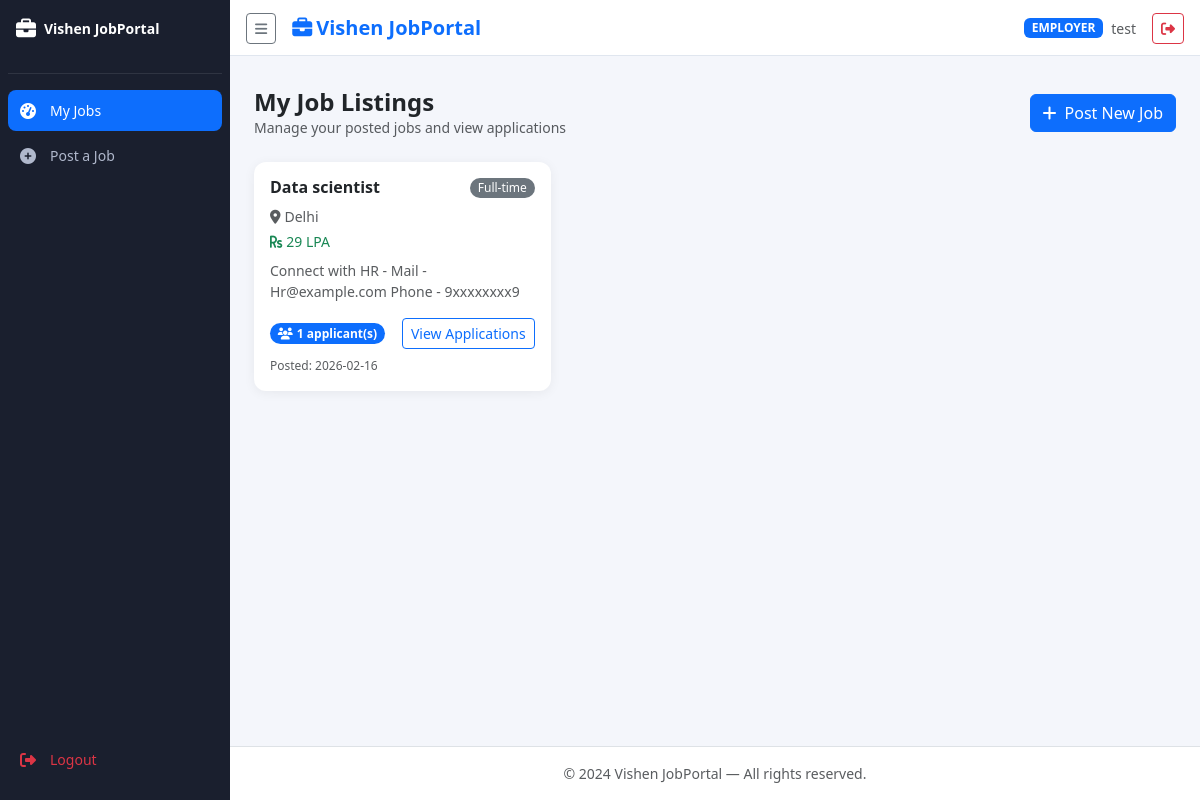
/dashboard (signed in), run on the app's committed database.
### tables this page shows
CREATE TABLE jobs (
        id INTEGER PRIMARY KEY AUTOINCREMENT,
        title TEXT NOT NULL, description TEXT NOT NULL,
        location TEXT NOT NULL, salary TEXT, job_type TEXT,
        employer_id INTEGER NOT NULL,
        created_at TIMESTAMP DEFAULT CURRENT_TIMESTAMP,
        FOREIGN KEY(employer_id) REFERENCES users(id));

### app.py (the view, shortened to what this page needs)
@app.route('/dashboard')
@login_required
def dashboard():
    role, conn = session['role'], get_db()
    if role == 'admin':
        now = datetime.now()
        periods = {'daily':now-timedelta(days=1),'weekly':now-timedelta(weeks=1),
                   'monthly':now-timedelta(days=30),'yearly':now-timedelta(days=365)}
        stats = {}
        for p,since in periods.items():
            s = since.strftime('%Y-%m-%d %H:%M:%S')
            stats[p] = {
                'jobs':conn.execute("SELECT COUNT(*) FROM jobs WHERE created_at>=?",(s,)).fetchone()[0],
                'employers':conn.execute("SELECT COUNT(*) FROM users WHERE role='employer' AND created_at>=?",(s,)).fetchone()[0],
                'jobseekers':conn.execute("SELECT COUNT(*) FROM users WHERE role='jobseeker' AND created_at>=?",(s,)).fetchone()[0]}
        totals = {'jobs':conn.execute("SELECT COUNT(*) FROM jobs").fetchone()[0],
                  'employers':conn.execute("SELECT COUNT(*) FROM users WHERE role='employer'").fetchone()[0],
                  'jobseekers':conn.execute("SELECT COUNT(*) FROM users WHERE role='jobseeker'").fetchone()[0]}
        conn.close()
        return render_template('admin_dashboard.html', stats=stats, totals=totals)
    elif role == 'employer':
        jobs = conn.execute(
            "SELECT j.*, COUNT(a.id) as app_count FROM jobs j "
            "LEFT JOIN applications a ON a.job_id=j.id WHERE j.employer_id=? GROUP BY j.id ORDER BY j.created_at DESC",
            (session['user_id'],)).fetchall()
        conn.close(); return render_template('employer_dashboard.html', jobs=jobs)

### app.py (called while the page is built)
def get_db():
    conn = sqlite3.connect(DATABASE)
    conn.row_factory = sqlite3.Row
    return conn

def login_required(f):
    @wraps(f)
    def decorated(*args, **kwargs):
        if 'user_id' not in session:
            flash('Please log in.','warning')
            return redirect(url_for('login'))
        return f(*args, **kwargs)
    return decorated

### templates/employer_dashboard.html (shortened to what this page needs)
{% extends "base.html" %}
{% block content %}
<div class="d-flex justify-content-between align-items-center mb-4">
  <div>
    <h4 class="fw-bold mb-0">My Job Listings</h4>
    <p class="text-muted small mb-0">Manage your posted jobs and view applications</p>
  </div>
  <a href="{{ url_for('post_job') }}" class="btn btn-primary">
    <i class="fas fa-plus me-2"></i>Post New Job
  </a>
</div>
{% if jobs %}
<div class="row g-3">
  {% for job in jobs %}
  <div class="col-md-6 col-xl-4">
    <div class="card job-card h-100 p-3">
      <div class="d-flex justify-content-between align-items-start mb-2">
        <h6 class="fw-bold mb-0">{{ job.title }}</h6>
        <span class="badge bg-secondary badge-pill">{{ job.job_type }}</span>
      </div>
      <p class="text-muted small mb-1"><i class="fas fa-map-marker-alt me-1"></i>{{ job.location }}</p>
      {% if job.salary %}
      <p class="text-success small mb-2"><i class="fas fa-rupee-sign me-1"></i>{{ job.salary }}</p>
      {% endif %}
      <p class="small text-muted mb-3" style="display:-webkit-box;-webkit-line-clamp:2;-webkit-box-orient:vertical;overflow:hidden">
        {{ job.description }}
      </p>
      <div class="d-flex justify-content-between align-items-center mt-auto">
        <span class="badge bg-primary rounded-pill">
          <i class="fas fa-users me-1"></i>{{ job.app_count }} applicant(s)
        </span>
        <a href="{{ url_for('view_applications', job_id=job.id) }}" class="btn btn-sm btn-outline-primary">
          View Applications
        </a>
      </div>
      <p class="text-muted mt-2 mb-0" style="font-size:.75rem">Posted: {{ job.created_at[:10] }}</p>
    </div>
  </div>
  {% endfor %}
</div>
{% else %}
<div class="text-center py-5">
  <i class="fas fa-folder-open fa-3x text-muted mb-3"></i>
  <p class="text-muted">You haven't posted any jobs yet.</p>
  <a href="{{ url_for('post_job') }}" class="btn btn-primary">Post Your First Job</a>
</div>
{% endif %}
{% endblock %}

### static/css/style.css (style rules this page uses)
:root { --sidebar-width: 230px; --sidebar-collapsed: 60px; --sidebar-bg: #1a1f2e; --sidebar-text: #b0b8cc; --sidebar-hover: #2d3450; --sidebar-active: #0d6efd; }
body { background:#f4f6fb; font-family:'Segoe UI',sans-serif; }
.stat-card,.job-card { border:none; border-radius:12px; background:white; box-shadow:0 2px 12px rgba(0,0,0,.06); transition:transform .2s,box-shadow .2s; }
.badge-pill { border-radius:30px; font-weight:500; }

### data on the page
jobs: title "Data scientist", job_type "Full-time", location "Delhi", salary "29 LPA", description "Connect with HR - Mail - Hr@example.com Phone - 9xxxxxxxx9", app_count "1", created_at "2026-02-16"

### other printed values
{{ session.role }} "EMPLOYER"
{{ session.name }} "test"
